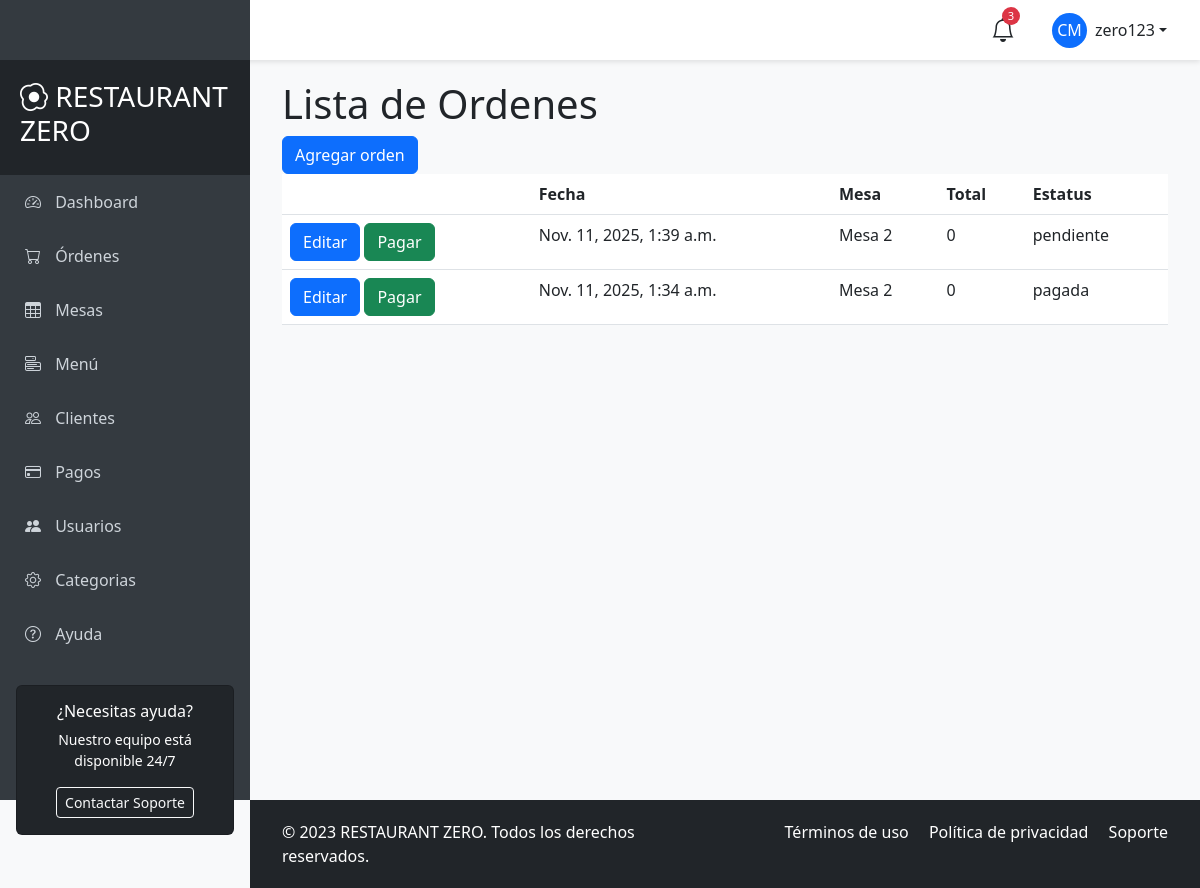
Page /ordenes/ordenes/ (signed in) on the earlier database version.
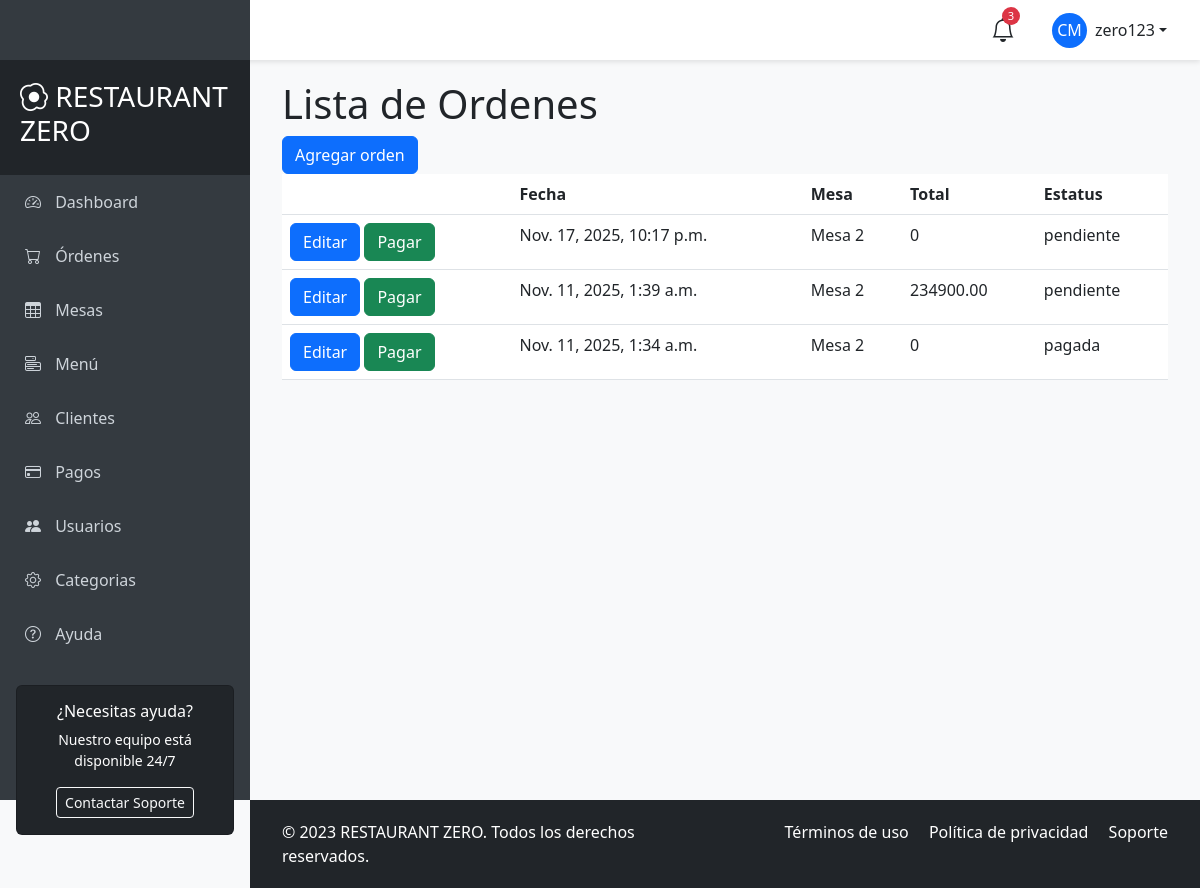
Same page on the later database version.
### apps/ordenes/models.py (models this page shows, shortened)
class Orden(models.Model):
    empleado = models.ForeignKey(AppUser, on_delete=models.CASCADE, related_name='ordenes')
    mesa = models.ForeignKey(Mesa, on_delete=models.CASCADE, related_name='ordenes')
    fecha_hora = models.DateTimeField(auto_now_add=True)
    estatus = models.CharField(max_length=50, default='pendiente')
    @property
    def total(self):
        detalles = self.detalles.all()
        return sum(detalle.subtotal for detalle in detalles)

class Mesa(models.Model):
    nombre = models.CharField(max_length=100, null=False)
    capacidad = models.IntegerField(null=False)
    estado = models.ForeignKey(MesaEstado, on_delete=models.CASCADE, related_name='mesas_estado')

class OrdenDetalle(models.Model):
    orden = models.ForeignKey(Orden, on_delete=models.CASCADE, related_name='detalles')
    platillo = models.ForeignKey(Platillo, on_delete=models.CASCADE, related_name='detalles')
    cantidad = models.IntegerField()
    notas = models.TextField(blank=True, null=True)
    precio_unitario = models.DecimalField(max_digits=10, decimal_places=2)
    @property
    def subtotal(self):
        return self.cantidad * self.precio_unitario

### apps/ordenes/views.py (the view)
# urls.py: path('ordenes/', views.OrdenListView.as_view(), name='ordenes_list'),
class OrdenListView(LoginRequiredMixin, ListView):
    model = Orden
    template_name = 'ordenes/ordenes_list.html'
    context_object_name = 'ordenes'
    ordering = ['-fecha_hora']

### templates/ordenes/ordenes_list.html
{% extends 'main/base_user.html' %}
{% block content %}
<h1>Lista de Ordenes</h1>
<a class="btn btn-primary" href="{% url 'ordenes:ordenes_create' %}">Agregar orden</a>
<table class="table">
    <thead>
        <tr>
            <th></th>
            <th>Fecha</th>
            <th>Mesa</th>
            <th>Total</th>
            <th>Estatus</th>
        </tr>
    </thead>
    <tbody>
        {% for orden in ordenes %}
        <tr>
            <td>
                <a class="btn btn-primary" href="{% url 'ordenes:ordenes_detalle_list' orden.pk %}">Editar</a>
                <a class="btn btn-success" href="{% url 'ordenes:ordenes_pagar' orden.pk %}">Pagar</a>
            </td>
            <td>{{orden.fecha_hora}}</td>
            <td>{{orden.mesa.nombre}}</td>
            <td>{{orden.total}}</td>
            <td>{{orden.estatus}}</td>
        </tr>
        {% endfor %}
    </tbody>
</table>
{% endblock %}

Differences in the rows shown:
added Orden: fecha_hora "Nov. 17, 2025, 10:17 p.m.", mesa.nombre "Mesa 2", total "0", estatus "pendiente"
computed for Orden "Nov. 11, 2025, 1:39 a.m.": total "0" → "234900.00"
